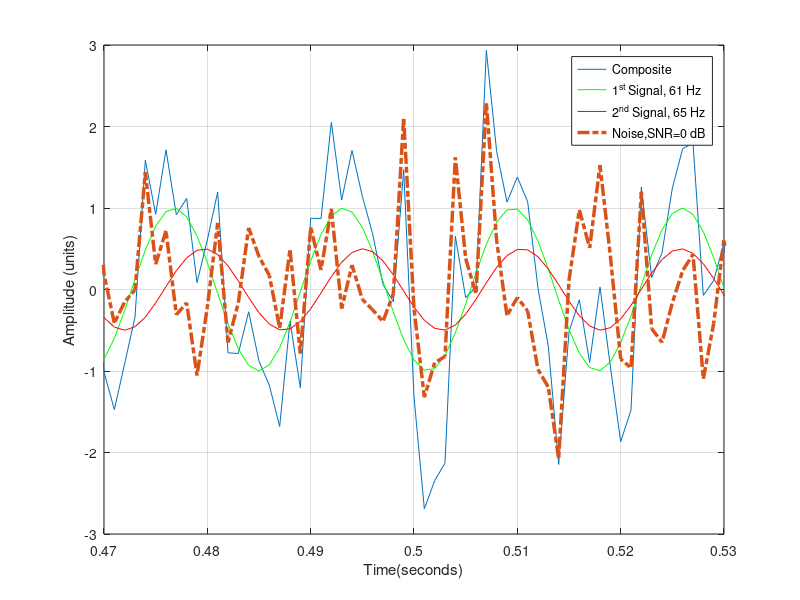

Here is the MATLAB script that generated this plot: (Note: this script raises an error after producing the figure.)
clear all;
close all;
clc;

%----------------------------Few Initializations--------------------------%
T = 0.001;
a = 0;
b = 3;
t= [a:T:b];
linewidth = 2.5;
%-------------------------------------------------------------------------%


%-----------------------------Tuned ANF parameters------------------------%
gamma = 0.00001;
xi  = .01;
%-------------------------------------------------------------------------%


%--------------------------Preparing the signal with 2 Sines--------------%
Y = zeros(size(t));
FirstFrequencySignal = zeros(size(t));
SecondFrequencySignal = zeros(size(t));
freqs = [61 65];
A1 = 1; 
phi1 = pi/3;
A2 = 1/2;
phi2 = pi/7;

for i =1:length(t)
    FirstFrequencySignal(i) =  A1 * sin (2*pi*freqs(1,1)*t(i)+ phi1);
    SecondFrequencySignal(i) =  A2 * sin (2*pi*freqs(1,2)*t(i)+ phi2);
    Y(i) = FirstFrequencySignal(i) + SecondFrequencySignal(i); % Composite Excitation Signal
end

SNRdB = 0;
PureSignal = Y;
Y =awgn(Y,SNRdB,'measured');   % infecting the signal with noise
figure,plot(t, Y, t,FirstFrequencySignal, 'g', t,SecondFrequencySignal, 'r',t , Y - PureSignal, '-.', 'LineWidth', linewidth)
axis([0.5-.03 0.5+.03 -3  3])
ylabel ('Amplitude (units)')
xlabel('Time(seconds)')
noise = strcat('Noise,SNR=', num2str(SNRdB), ' dB')
legend('Composite','1^{st} Signal, 61 Hz','2^{nd} Signal, 65 Hz',noise)
grid on

initialFreq1 =  2*pi*63;


%----------------------Prefiltered Configuration -------------------------%
r = 0.94;
omega0 = initialFreq1*T;                  % Computing Notch at specific Freqs
b1 = [1 -2*cos(omega0) 1];
a1 = [1 -2*r*cos(omega0) r^2];
NewY= filter(b1-a1,a1,Y);                           % Prefiltering
[X1, X2,X3]= FourthOrderANFFixedBlock(NewY, T, initialFreq1, gamma, xi);


% h = fvtool (b1-a1,a1, 'Fs', 1/T);
% set(h,'DesignMask','off'); % Turn off design mask
% hchildren = get(h,'children');
% haxes = hchildren(strcmpi(get(hchildren,'type'),'axes'));
% hline = get(haxes,'children');
% set(hline,'linewidth',linewidth)
% str1 = strcat('Bandpass, f_1 = ', num2str(initialFreq1/(2*pi)), 'Hz');
% legend (str1)
% print -depsc2 TwoBandPassFilters


figure, plot(t, freqs(1,1)*ones(size(t)), 'g',t, freqs(1,2)*ones(size(t)),'r' , t,X3/(2*pi), '-.k', 'LineWidth', linewidth)
axis([a b 60 66])
% title ('Prefiltered Configuration')
legend('True 1^{st} Freq','True 2^{nd} Freq','Estimate' )
ylabel('Frequency (Hz)')
xlabel('Time (seconds)')
grid on
% Case 1 : A1 = 1; A2 = 1/3;
% Case 2 : A1 = 1/3; A2 = 1;
% Case 3 : A1 = 1; A2 = 1;
%-------------------------------------------------------------------------%